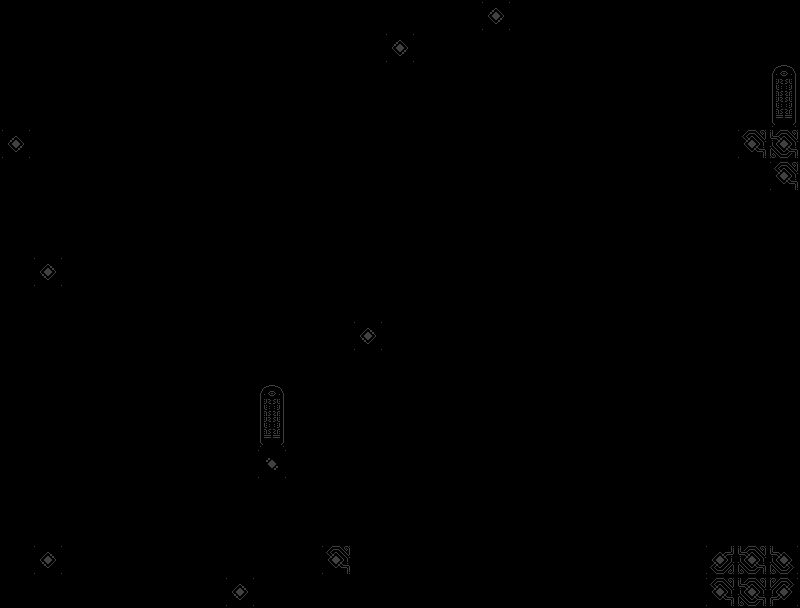

This is a level from a 2D game, rendered from its Tiled map with the project's own tilesets. A one-line summary and the complete map file follow:
An orthogonal 25x19 tile map with 32x32 px tiles, 3 tile layers (collision, ground_decorations, decorations).

<map version="1.2" tiledversion="1.3.4" orientation="orthogonal" renderorder="right-down" width="25" height="19" tilewidth="32" tileheight="32" infinite="0" nextlayerid="4" nextobjectid="1">
 <editorsettings>
  <export target="level_3.json" format="json" />
 </editorsettings>
 <tileset firstgid="1" source="nort_platform_tiles-Sheet.tsx" />
 <layer id="1" name="collision" width="25" height="19">
  <data encoding="csv">
1,1,1,1,1,1,1,1,1,1,1,1,1,1,1,3,1,1,1,1,1,1,1,1,1,
30,3221225487,1073741836,1073741840,1073741836,1073741840,25,1073741840,1073741840,1073741840,2147483655,1,3,1,1,1,9,1073741836,1073741840,1073741836,1073741840,25,1073741840,1073741840,1073741840,
0,0,0,0,0,0,0,0,0,0,0,1073741840,1073741840,24,1073741836,1073741840,0,0,0,0,0,0,0,0,35,
17,17,17,17,17,14,17,17,19,0,0,0,0,0,0,0,0,2147483667,17,17,17,17,17,17,34,
3,1,1,1,1,1,1,1,22,0,0,0,0,0,0,0,0,2147483668,1,1,1,1,1,4,5,
1,1,1,1,1,1,1,1,1073741846,0,0,0,0,0,0,0,0,3221225494,1,1,1,1,1,1,4,
1,1,1,22,2147483670,1,8,24,0,0,0,0,0,0,0,0,0,2147483670,22,1073741841,2147483657,1,1,1,1,
1,1,8,0,0,1073741836,0,0,0,0,0,0,0,0,0,0,0,0,0,0,0,2147483657,1,1,1,
1,1073741827,0,0,0,0,0,0,0,0,0,0,0,0,0,0,0,0,0,0,0,0,24,3221225481,1,
1,1,1073741846,0,0,0,14,14,14,14,14,17,17,0,0,0,0,0,0,0,0,0,0,30,1,
1,8,0,0,0,2147483670,1,1,1,1,1,1073741827,9,0,0,0,0,0,0,0,0,0,0,1073741854,1,
1,0,0,0,2147483670,1,1,8,24,2147483656,1,9,0,0,0,0,0,0,0,0,0,0,0,2147483655,1,
1,0,0,2147483670,1,7,3221225494,8,35,2147483670,8,22,0,0,0,0,0,0,0,0,0,0,0,0,1,
1,1073741849,0,0,0,0,3221225492,1610612744,34,3221225481,8,0,0,0,0,0,0,0,0,0,0,0,0,0,1,
1,1,1073741846,0,0,0,2147483670,1,1,1,1073741846,0,0,0,0,0,0,0,0,0,0,0,0,17,1,
1,1,21,0,0,0,0,24,1,1,22,0,0,0,0,0,0,0,0,0,0,0,0,1,1,
1,1,1073741847,19,0,0,0,2147483669,1,1,17,0,0,0,0,0,0,0,0,0,0,0,17,1,1,
1,1073741827,1,17,14,17,17,3221225478,1,1,4,17,17,17,14,3221225479,1610612766,3758096414,1073741831,17,17,17,1073741828,5,3221225476,
1,1,1,1,1,1,1,1073741827,1,1,1,1,1,1,1,1,1,1,1,1,1,1,4,5,2147483652
</data>
 </layer>
 <layer id="2" name="ground_decorations" width="25" height="19">
  <data encoding="csv">
0,0,0,0,0,0,0,0,0,0,0,0,0,0,0,0,0,0,0,0,0,0,0,0,0,
0,0,0,0,0,0,0,0,0,0,0,0,0,0,0,0,0,0,0,0,0,0,0,0,0,
0,0,0,0,0,0,0,0,0,0,0,0,0,0,0,0,0,0,0,0,0,0,0,0,0,
0,0,0,0,0,0,0,0,0,0,0,0,0,0,0,0,0,0,0,0,0,0,0,0,0,
0,0,0,0,0,0,0,0,0,0,0,0,0,0,0,0,0,0,0,0,0,0,0,0,0,
0,0,0,0,0,0,0,0,0,0,0,0,0,0,0,0,0,0,0,0,0,0,0,0,0,
0,0,0,0,0,0,0,0,0,0,0,0,0,0,0,0,0,0,8,0,0,0,0,0,0,
0,0,0,0,0,0,0,0,0,0,0,0,0,0,0,0,0,0,0,0,0,0,0,0,0,
0,0,0,0,0,0,0,0,0,0,0,0,0,0,0,0,0,0,0,0,0,0,0,0,0,
0,0,0,0,0,0,0,0,0,0,0,0,0,0,0,0,0,0,0,0,0,0,0,2147483670,0,
0,0,0,0,2147483667,17,0,0,0,0,0,0,0,0,0,0,0,0,0,0,0,0,0,2147483670,0,
0,0,0,2147483667,17,0,0,3221225480,0,0,0,0,0,0,0,0,0,0,0,0,0,0,0,0,0,
0,0,0,0,17,0,0,3221225480,0,2147483667,3221225480,0,0,0,0,0,0,0,0,0,0,0,0,0,0,
0,0,0,0,0,0,0,2684354568,0,0,3221225480,0,0,0,0,0,0,0,0,0,0,0,0,0,0,
0,0,0,0,0,0,0,0,2,0,0,0,0,0,0,0,0,0,0,0,0,0,0,0,0,
0,0,0,0,0,0,0,2147483656,0,0,0,0,0,0,0,0,0,0,0,0,0,0,0,0,0,
0,0,0,0,0,0,0,0,0,0,0,0,0,0,0,0,0,0,0,0,0,0,0,0,0,
0,0,0,0,0,0,0,0,0,0,0,0,0,0,0,0,17,17,0,0,0,0,0,0,0,
0,0,0,0,0,0,0,0,0,0,0,0,0,0,0,0,0,0,0,0,0,0,0,0,0
</data>
 </layer>
 <layer id="3" name="decorations" width="25" height="19">
  <data encoding="csv">
0,0,0,0,0,0,0,0,0,0,0,0,0,0,0,0,0,0,0,0,0,0,0,0,0,
0,0,0,0,0,0,0,0,0,0,0,0,0,0,0,0,0,0,0,0,0,0,0,0,0,
0,0,0,0,0,0,0,0,0,0,0,0,0,0,0,0,0,0,0,0,0,0,0,0,0,
0,0,0,0,0,0,0,0,0,0,0,0,0,0,0,0,0,0,0,0,0,0,0,0,0,
0,0,0,0,0,0,0,0,0,0,0,0,0,0,0,0,0,0,0,0,0,0,0,0,0,
0,0,0,0,0,0,0,0,0,0,0,0,0,0,0,0,0,0,0,0,0,0,0,0,0,
0,0,0,23,23,0,0,0,0,0,0,0,0,0,0,0,0,0,0,0,0,0,0,0,0,
0,0,0,0,0,0,0,0,0,0,0,0,0,0,0,0,0,0,0,0,0,0,0,0,0,
0,0,0,0,0,0,0,0,0,0,0,0,0,0,0,0,0,0,0,0,0,0,0,23,0,
0,0,0,0,0,0,0,0,0,0,0,0,0,0,0,0,0,0,0,0,0,0,0,0,0,
0,0,0,0,0,0,0,0,0,0,0,0,0,0,0,0,0,0,0,0,0,0,0,0,0,
0,22,0,0,0,0,2684354586,1073741846,22,0,0,0,0,0,0,0,0,0,0,0,0,0,0,2147483667,0,
0,0,0,0,0,0,2684354584,1610612760,22,0,0,0,0,0,0,0,0,0,0,0,0,0,0,2147483670,0,
0,22,0,0,0,0,0,22,22,0,0,22,0,0,0,0,0,0,0,0,0,0,0,1610612753,0,
0,0,0,0,0,0,0,0,0,0,8,0,0,0,0,0,0,0,0,0,0,0,2147483667,2147483670,0,
0,0,0,0,0,0,0,0,0,0,0,0,0,0,0,0,0,0,0,0,0,0,2147483670,0,0,
0,0,0,0,0,0,0,0,0,0,0,0,0,0,0,0,0,0,0,0,0,2147483667,0,0,0,
0,0,0,0,0,0,0,0,0,0,0,0,0,0,0,0,0,0,0,0,0,2147483670,0,0,0,
0,0,0,0,0,0,0,0,0,0,0,0,0,0,0,0,0,0,0,0,0,0,0,0,0
</data>
 </layer>
</map>
